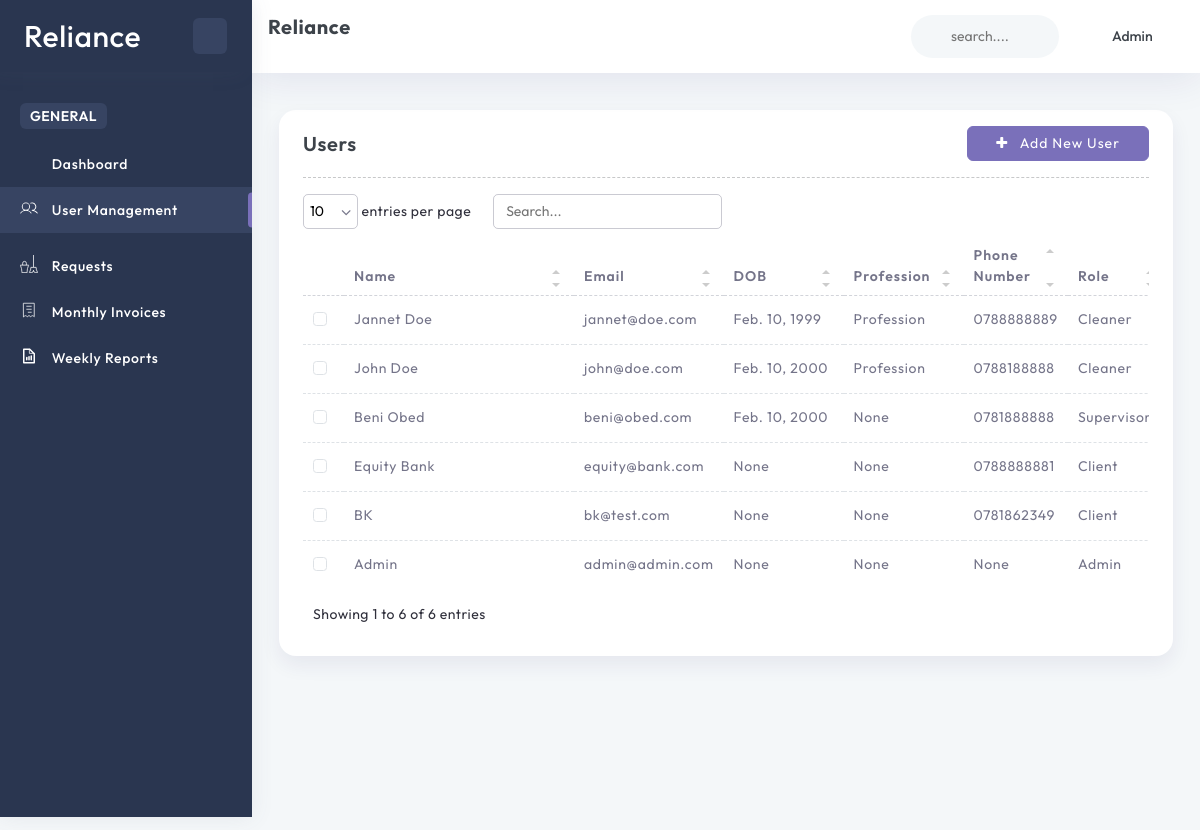
The app's page /users/ (signed in), older data.
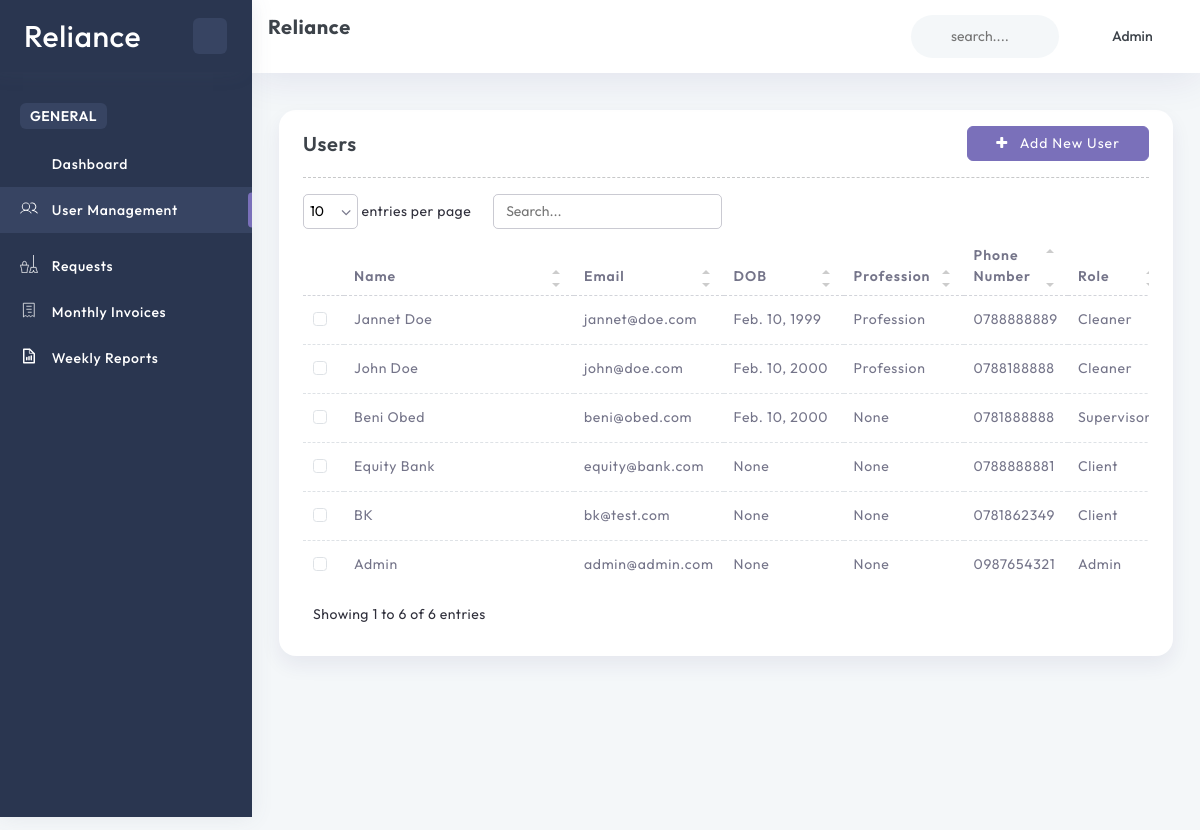
The same page, newer data.
### account/models.py (models this page shows, shortened)
class User(AbstractBaseUser, PermissionsMixin):
    ROLE_CHOICES = (
        ('Manager', 'Manager'),
        ('Client', 'Client'),
        ('Supervisor', 'Supervisor'),
        ('Cleaner', 'Cleaner'),
    )
    GENDER_CHOICES = (
        ('Male', 'Male'),
        ('Female', 'Female'),
    )
    name = models.CharField(max_length=255)
    role = models.CharField(max_length=30, choices=ROLE_CHOICES, null=True, blank=True)
    email = models.EmailField(unique=True, null=True, blank=True)
    phone_number = models.CharField(max_length=15, unique=True, null=True, blank=True)
    nid = models.CharField(max_length=15, unique=True, null=True, blank=True)
    dob = models.DateField(null=True, blank=True)
    profession = models.CharField(max_length=15, null=True, blank=True)
    image = ProcessedImageField(
        upload_to=user_image_path,
        processors=[ResizeToFill(720, 720)],
        format='JPEG',
        options={'quality': 90},
        null=True,
        blank=True,
    )
    gender = models.CharField(max_length=6, choices=GENDER_CHOICES, null=True, blank=True)
    slug = models.SlugField(unique=True, max_length=255, null=True, blank=True)
    address = models.TextField(null=True, blank=True)
    added_by = models.ForeignKey('self', on_delete=models.CASCADE, null=True, blank=True, related_name='added_users')
    is_active = models.BooleanField(default=True)
    is_staff = models.BooleanField(default=False)
    created_at = models.DateTimeField(default=timezone.now)
    updated_at = models.DateTimeField(auto_now=True)
    objects = CustomUserManager()
    USERNAME_FIELD = 'email'
    REQUIRED_FIELDS = ['name', 'role']

### home/views.py (the view, shortened to what this page needs)
# urls.py: path('users/', getUsers, name='getUsers'),
@login_required
def getUsers(request):
    if request.user.role == 'Supervisor':
        getUsers = User.objects.filter(added_by=request.user).order_by('-created_at')
    elif request.user.role == 'Manager' or request.user.is_superuser:
        getUsers = User.objects.all().order_by('-created_at')
    else:
        getUsers = User.objects.none().order_by('-created_at')
    context = {
        'getUsers': getUsers,
        'logged_in_user': request.user
    }
    return render(request, 'users/index.html', context)

### templates/users/index.html (shortened to what this page needs)
{% extends 'layouts/app.html' %}
{% load static %}
{% block content %}
    <div class="container-fluid">
        <div class="row">
            <div class="col-sm-12">
                <div class="card">
                    <div class="card-body">
                        <div class="list-product-header">
                            <div class="d-flex justify-content-between">
                                <h4>Users</h4>
                                <a class="btn btn-primary" href="{% url 'base:addUser' %}"><i class="fa fa-plus"></i>
                                    Add New User
                                </a>
                            </div>
                        </div>
                        <hr>
                        <div class="list-product">
                            <table class="table" id="project-status">
                                <thead>
                                    <tr>
                                    <th> <span class="f-light f-w-600">Name</span></th>
                                    <th> <span class="f-light f-w-600">Email</span></th>
                                    <th> <span class="f-light f-w-600">DOB</span></th>
                                    <th> <span class="f-light f-w-600">Profession</span></th>
                                    <th> <span class="f-light f-w-600">Phone Number</span></th>
                                    <th> <span class="f-light f-w-600">Role</span></th>
                                    </tr>
                                </thead>
                                <tbody>
                                    {% for user in getUsers %}
                                        <tr class="product-removes">
                                            <td>
                                                <div class="form-check">
                                                    <input class="form-check-input checkbox-primary" type="checkbox">
                                                </div>
                                            </td>
                                            <td>
                                                <p class="f-light">{{ user.name }} </p>
                                            </td>
                                            <td>
                                                <p class="f-light">{{ user.email }} </p>
                                            </td>
                                            <td>
                                                <p class="f-light">{{ user.dob }} </p>
                                            </td>
                                            <td>
                                                <p class="f-light">{{ user.profession }} </p>
                                            </td>
                                            <td>
                                                <p class="f-light">{{ user.phone_number }}</p>
                                            </td>
                                            <td>
                                                <p class="f-light">{{ user.role }}</p>
                                            </td>
                                        </tr>
                                    {% endfor %}
                                </tbody>
                            </table>
                        </div>
                    </div>
                </div>
            </div>
        </div>
    </div>
{% endblock %}

### templates/layouts/app.html (shortened to what this page needs)
{% load static %}
<!DOCTYPE html>
<html lang="en">
<head>
    <link rel="stylesheet" type="text/css" href="{% static 'css/font-awesome.css' %}">
    <link rel="stylesheet" type="text/css" href="{% static 'css/vendors/icofont.css' %}">
    <link rel="stylesheet" type="text/css" href="{% static 'css/vendors/themify.css' %}">
    <link rel="stylesheet" type="text/css" href="{% static 'css/vendors/feather-icon.css' %}">
    <link rel="stylesheet" type="text/css" href="{% static 'css/vendors/animate.css' %}">
    <link rel="stylesheet" type="text/css" href="{% static 'css/vendors/scrollbar.css' %}">
    <link rel="stylesheet" type="text/css" href="{% static 'css/vendors/owlcarousel.css' %}">
    <link rel="stylesheet" type="text/css" href="{% static 'css/vendors/js-datatables/style.css' %}">
    <link rel="stylesheet" type="text/css" href="{% static 'css/vendors/bootstrap.css' %}">
    <link rel="stylesheet" type="text/css" href="{% static 'css/style.css' %}">
    <link rel="stylesheet" type="text/css" href="{% static 'css/responsive.css' %}">
</head>
<body>
    <div class="page-wrapper compact-wrapper" id="pageWrapper">
        {% include 'inc/header.html' %}
        <div class="page-body-wrapper">
            {% include 'inc/sidebar.html' %}
            <div class="page-body">
                {% block content %}{% endblock %}
            </div>
        </div>
    </div>
</body>
</html>

### templates/inc/header.html (shortened to what this page needs)
{% load static %}
<div class="page-header row">
    <div class="col-4 col-xl-4 page-title">
        <h4 class="f-w-700">Reliance</h4>
    </div>
    <div class="header-wrapper col m-0">
        <div class="row">
            <div class="nav-right col-xxl-8 col-xl-6 col-md-7 col-8 pull-right right-header p-0 ms-auto">
                <ul class="nav-menus">
                    <li>
                        <div class="form-group w-100">
                            <div class="Typeahead Typeahead--twitterUsers">
                                <div class="u-posRelative d-flex align-items-center">
                                    <svg class="search-bg svg-color">
                                        <use href="{% static 'svg/icon-sprite.svg#search' %}"></use>
                                    </svg>
                                    <input class="demo-input py-0 Typeahead-input form-control-plaintext w-100" type="text" placeholder="search...." name="q" title="">
                                </div>
                            </div>
                        </div>
                    </li>
                    <li class="profile-nav onhover-dropdown px-0 py-0">
                        <div class="d-flex profile-media align-items-center">
                            <div class="flex-grow-1">
                                <span>
                                    {{ request.user.name }}
                                </span>
                            </div>
                        </div>
                    </li>
                </ul>
            </div>
        </div>
    </div>
</div>

### templates/inc/sidebar.html (shortened to what this page needs)
{% load static %}
<div class="sidebar-wrapper" data-layout="stroke-svg">
    <div>
        <div class="logo-wrapper">
            <a href="{% url 'base:dashboard' %}">
                <h1 class="text-white">
                    Reliance
                </h1>
            </a>
            <div class="toggle-sidebar">
                <svg class="stroke-icon sidebar-toggle status_toggle middle">
                    <use href="{% static 'svg/icon-sprite.svg#toggle-icon' %}"></use>
                </svg>
            </div>
        </div>
        <nav class="sidebar-main">
            <div id="sidebar-menu">
                <ul class="sidebar-links" id="simple-bar">
                    <li class="sidebar-main-title">
                        <div>
                            <h6 class="lan-1">General</h6>
                        </div>
                    </li>
                    <li class="sidebar-list">
                        <a class="sidebar-link sidebar-title link-nav" href="{% url 'base:dashboard' %}">
                            <svg class="stroke-icon">
                                <use href="{% static 'svg/icon-sprite.svg#stroke-home' %}"></use>
                            </svg>
                            <span>Dashboard</span>
                        </a>
                    </li>
                    {% if request.user.is_superuser or request.user.role in 'Manager' or request.user.role in 'Supervisor' %}
                        <li class="sidebar-list">
                            <a class="sidebar-link sidebar-title link-nav" href="{% url 'base:getUsers' %}">
                                <span>User Management</span>
                            </a>
                        </li>
                    {% endif %}
                    <li class="sidebar-list">
                        {% if user.is_superuser or user.role == 'Manager' %}
                            <a class="sidebar-link sidebar-title link-nav" href="{% url 'base:getCleanupRequests' %}">
                                <span>Requests</span>
                            </a>
                        {% endif %}
                    </li>
                    {% if request.user.is_superuser or request.user.role in 'Manager' or request.user.role in 'Client' %}
                        <li class="sidebar-list">
                            <a class="sidebar-link sidebar-title link-nav" href="{% url 'base:getInvoices' %}">
                                <span>Monthly Invoices</span>
                            </a>
                        </li>
                    {% endif %}
                    {% if request.user.is_superuser or request.user.role in 'Manager' or request.user.role in 'Supervisor' %}
                        <li class="sidebar-list">
                            <a class="sidebar-link sidebar-title link-nav" href="{% url 'base:getReports' %}">
                                <span>Weekly Reports</span>
                            </a>
                        </li>
                    {% endif %}
                </ul>
            </div>
        </nav>
    </div>
</div>

Row changes from the older to the newer data that the page shows:
changed User "Admin": phone_number "None" → "0987654321"
